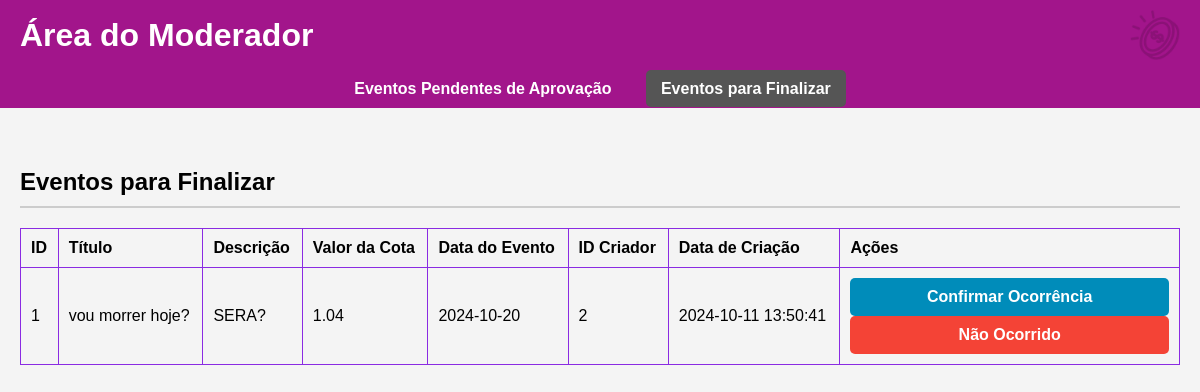
The app's page /moderador_dashboard?view=finalizar, older data.
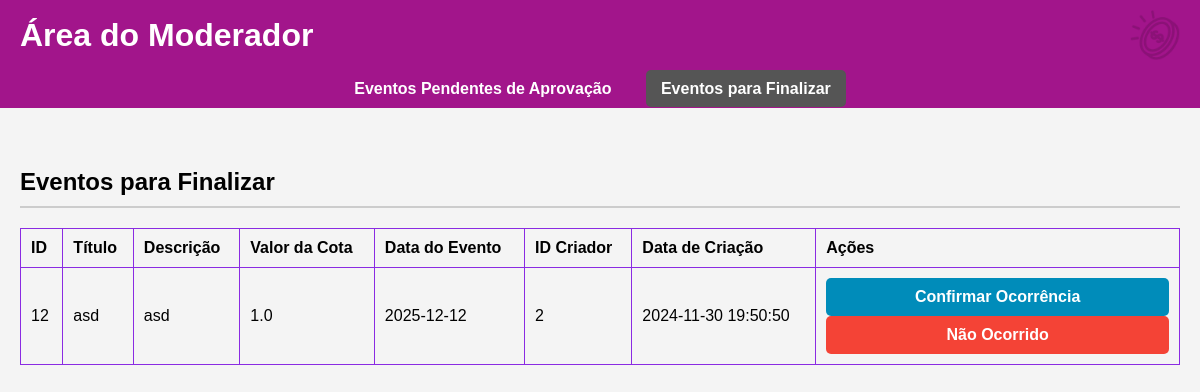
The same page, newer data.
### tables this page shows
CREATE TABLE eventos (
        id INTEGER PRIMARY KEY AUTOINCREMENT,
        titulo TEXT NOT NULL,
        descricao TEXT NOT NULL,
        valor_cota REAL NOT NULL CHECK (valor_cota >= 1.00),
        data_evento DATE NOT NULL,
        data_inicio_apostas DATE NOT NULL,
        data_fim_apostas DATE NOT NULL,
        status TEXT NOT NULL DEFAULT 'pendente',
        id_criador INTEGER NOT NULL,
        data_criacao TIMESTAMP DEFAULT CURRENT_TIMESTAMP,
        FOREIGN KEY (id_criador) REFERENCES usuarios(id) ON DELETE CASCADE
    );

### app.py (the view)
@app.route('/moderador_dashboard', methods=['GET'])
def moderador_dashboard():
    view = request.args.get('view', 'pendentes')
    if view == 'pendentes':
        status_filter = 'pendente'
    elif view == 'finalizar':
        status_filter = 'aprovado'
    else:
        status_filter = 'pendente'
    with sqlite3.connect(database_path) as conn:
        conn.row_factory = sqlite3.Row  # Configura para acessar colunas por nome
        eventos = conn.execute('SELECT * FROM eventos WHERE status = ?', (status_filter,)).fetchall()
    return render_template('area_moderador.html', eventos=eventos, view=view)

### templates/area_moderador.html (shortened to what this page needs)
<!DOCTYPE html>
<html lang="pt-br">
<head>
    <link rel="stylesheet" href="/static/css/area_moderacao.css">
</head>
<body>
    <header>
        <h1>Área do Moderador</h1>
        <img src="/static/images/logo.png" alt="Logo" class="logo">
    </header>
    <nav class="menustrip">
        <ul>
            <li><a href="{{ url_for('moderador_dashboard', view='pendentes') }}" {% if view == 'pendentes' %}class="active"{% endif %}>Eventos Pendentes de Aprovação</a></li>
            <li><a href="{{ url_for('moderador_dashboard', view='finalizar') }}" {% if view == 'finalizar' %}class="active"{% endif %}>Eventos para Finalizar</a></li>
        </ul>
    </nav>
    <main>
        {% if view == 'pendentes' %}
        <section class="pending-approval">
            <h2>Eventos Pendentes de Aprovação</h2>
            <table>
                <thead>
                    <tr>
                        <th>ID</th>
                        <th>Título</th>
                        <th>Descrição</th>
                        <th>Valor da Cota</th>
                        <th>Data do Evento</th>
                        <th>ID Criador</th>
                        <th>Data de Criação</th>
                        <th>Ações</th>
                    </tr>
                </thead>
                <tbody>
                    {% for evento in eventos %}
                    <tr id="event-{{ evento.id }}">
                        <td>{{ evento.id }}</td>
                        <td>{{ evento.titulo }}</td>
                        <td>{{ evento.descricao }}</td>
                        <td>{{ evento.valor_cota }}</td>
                        <td>{{ evento.data_evento }}</td>
                        <td>{{ evento.id_criador }}</td>
                        <td>{{ evento.data_criacao }}</td>
                        <td>
                            <button type="button" onclick="handleEventAction('{{ evento.id }}', 'aprovar')" class="approve-btn">Aprovar</button>
                            <button type="button" onclick="abrirModalReprovar('{{ evento.id }}')" class="reject-btn">Reprovar</button>
                        </td>
                    </tr>
                    {% endfor %}
                </tbody>
            </table>
        </section>
        {% elif view == 'finalizar' %}
        <section class="events-to-finalize">
            <h2>Eventos para Finalizar</h2>
            <table>
                <thead>
                    <tr>
                        <th>ID</th>
                        <th>Título</th>
                        <th>Descrição</th>
                        <th>Valor da Cota</th>
                        <th>Data do Evento</th>
                        <th>ID Criador</th>
                        <th>Data de Criação</th>
                        <th>Ações</th>
                    </tr>
                </thead>
                <tbody>
                    {% for evento in eventos %}
                    <tr id="event-{{ evento.id }}">
                        <td>{{ evento.id }}</td>
                        <td>{{ evento.titulo }}</td>
                        <td>{{ evento.descricao }}</td>
                        <td>{{ evento.valor_cota }}</td>
                        <td>{{ evento.data_evento }}</td>
                        <td>{{ evento.id_criador }}</td>
                        <td>{{ evento.data_criacao }}</td>
                        <td>
                            <button type="button" onclick="handleEventAction('{{ evento.id }}', 'confirmar')" class="confirm-btn">Confirmar Ocorrência</button>
                            <button type="button" onclick="handleEventAction('{{ evento.id }}', 'nao_ocorrido')" class="not-occurred-btn">Não Ocorrido</button>
                        </td>
                    </tr>
                    {% endfor %}
                </tbody>
            </table>
        </section>
        {% endif %}
    </main>
</body>
</html>

Row changes from the older to the newer data that the page shows:
removed eventos: id "1", titulo "vou morrer hoje?", descricao "SERA?", valor_cota "1.04", data_evento "2024-10-20", id_criador "2", data_criacao "2024-10-11 13:50:41"
added eventos: id "12", titulo "asd", descricao "asd", valor_cota "1.0", data_evento "2025-12-12", id_criador "2", data_criacao "2024-11-30 19:50:50"
